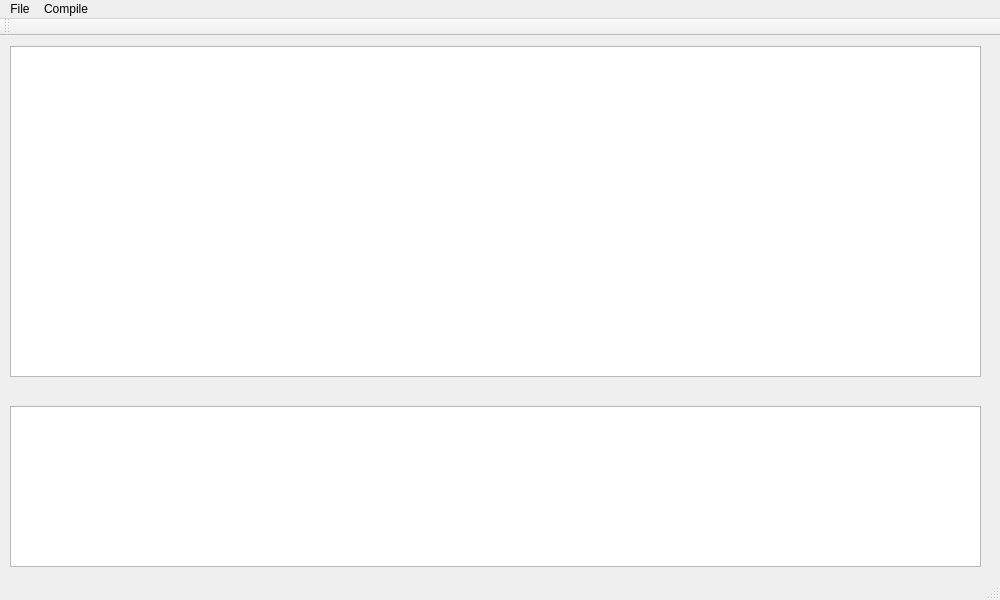
<?xml version="1.0" encoding="UTF-8"?>
<ui version="4.0">
 <class>MainWindow</class>
 <widget class="QMainWindow" name="MainWindow">
  <property name="enabled">
   <bool>true</bool>
  </property>
  <property name="geometry">
   <rect>
    <x>0</x>
    <y>0</y>
    <width>1000</width>
    <height>600</height>
   </rect>
  </property>
  <property name="windowTitle">
   <string>MainWindow</string>
  </property>
  <widget class="QWidget" name="centralWidget">
   <widget class="QTextEdit" name="Reader">
    <property name="geometry">
     <rect>
      <x>10</x>
      <y>10</y>
      <width>971</width>
      <height>331</height>
     </rect>
    </property>
   </widget>
   <widget class="QTextEdit" name="Error">
    <property name="geometry">
     <rect>
      <x>10</x>
      <y>370</y>
      <width>971</width>
      <height>161</height>
     </rect>
    </property>
   </widget>
  </widget>
  <widget class="QMenuBar" name="menuBar">
   <property name="geometry">
    <rect>
     <x>0</x>
     <y>0</y>
     <width>1000</width>
     <height>21</height>
    </rect>
   </property>
   <widget class="QMenu" name="menuFile">
    <property name="title">
     <string>File</string>
    </property>
    <addaction name="separator"/>
    <addaction name="actionNew_file"/>
    <addaction name="actionOpen_fiel"/>
    <addaction name="actionClose"/>
    <addaction name="actionSave"/>
   </widget>
   <widget class="QMenu" name="menuCompile">
    <property name="title">
     <string>Compile</string>
    </property>
    <addaction name="actionBild"/>
   </widget>
   <addaction name="menuFile"/>
   <addaction name="menuCompile"/>
  </widget>
  <widget class="QToolBar" name="mainToolBar">
   <attribute name="toolBarArea">
    <enum>TopToolBarArea</enum>
   </attribute>
   <attribute name="toolBarBreak">
    <bool>false</bool>
   </attribute>
  </widget>
  <widget class="QStatusBar" name="statusBar"/>
  <action name="actionNew_file">
   <property name="text">
    <string>New file</string>
   </property>
  </action>
  <action name="actionOpen_fiel">
   <property name="text">
    <string>Open file</string>
   </property>
  </action>
  <action name="actionClose">
   <property name="text">
    <string>Close </string>
   </property>
  </action>
  <action name="actionBild">
   <property name="text">
    <string>Bild</string>
   </property>
  </action>
  <action name="actionSave">
   <property name="text">
    <string>Save</string>
   </property>
  </action>
 </widget>
 <layoutdefault spacing="6" margin="11"/>
 <resources/>
 <connections/>
</ui>
